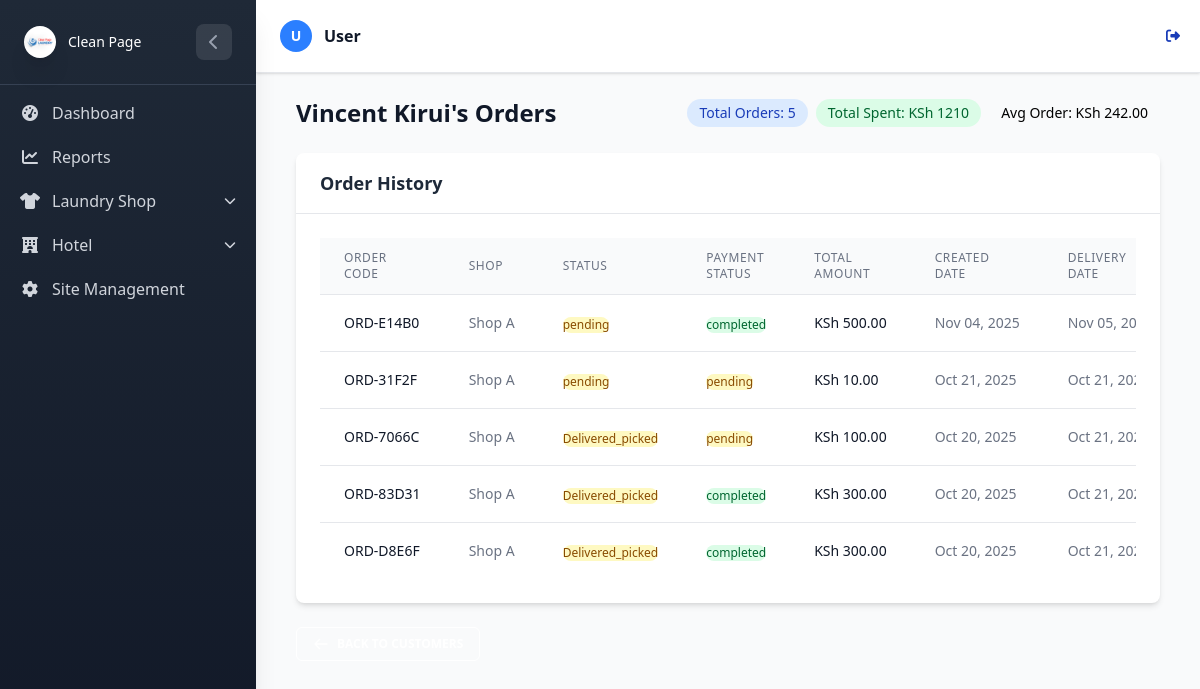
The app's page /Laundry/customer/2/orders/ (signed in), older data.
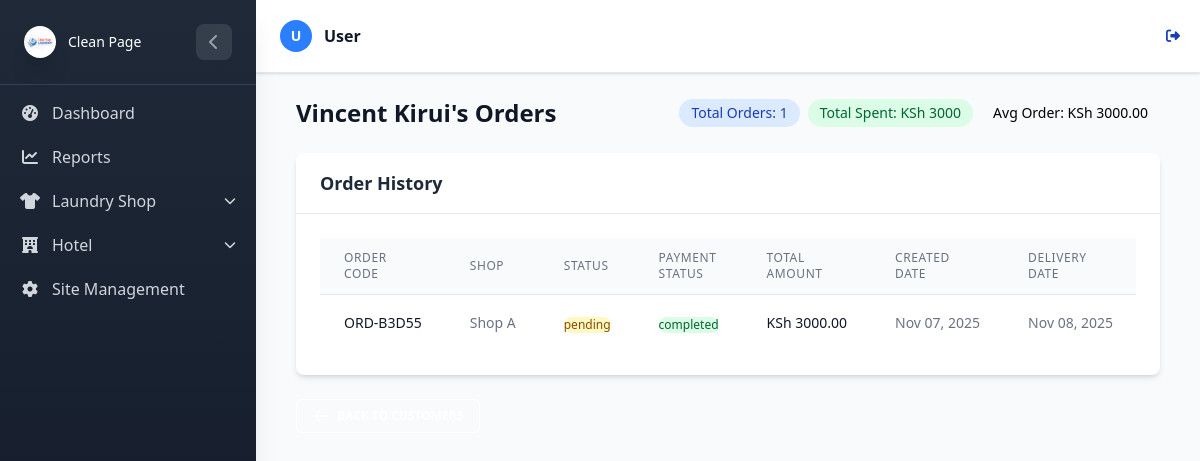
The same page, newer data.
### LaundryApp/models.py (models this page shows, shortened)
class Order(models.Model):
    customer = models.ForeignKey(
        Customer, on_delete=models.CASCADE, related_name='orders', db_index=True
    )
    uniquecode = models.CharField(max_length=10, unique=True, blank=True, editable=False)
    PAYMENT_TYPE_CHOICES = (
        ('cash', 'Cash'),
        ('mpesa', 'M-Pesa'),
        ('card', 'Credit/Debit Card'),
        ('bank_transfer', 'Bank Transfer'),
        ('other', 'Other'),
        ('None', 'None'),
    )
    payment_type = models.CharField(max_length=50, choices=PAYMENT_TYPE_CHOICES,
                                    default='pending_payment', blank=True, db_index=True)
    PAYMENT_STATUS_CHOICES = (
        ('pending', 'pending'),
        ('completed', 'complete'),
        ('partial', 'partial'),
    )
    payment_status = models.CharField(max_length=50, choices=PAYMENT_STATUS_CHOICES,
                                      default='pending', blank=True, db_index=True)
    SHOP_CHOICE = (
        ('Shop A', 'Shop A'),
        ('Shop B', 'Shop B'),
    )
    shop = models.CharField(max_length=50, choices=SHOP_CHOICE, db_index=True)
    delivery_date = models.DateField(db_index=True)
    ORDER_STATUS_CHOICES = (
        ('pending', 'Pending'),
        ('Completed', 'Completed'),
        ('Delivered_picked', 'Delivered_picked'),
    )
    order_status = models.CharField(max_length=50, choices=ORDER_STATUS_CHOICES,
                                    default='pending', db_index=True)
    addressdetails = models.TextField(default='', blank=True)
    amount_paid = models.DecimalField(max_digits=12, decimal_places=2, default=0)
    total_price = models.DecimalField(max_digits=12, decimal_places=2, default=0, editable=False)
    balance = models.DecimalField(max_digits=12, decimal_places=2, default=0)
    created_at = models.DateTimeField(auto_now_add=True, db_index=True)
    created_by = models.ForeignKey(
    UserProfile,
    on_delete=models.SET_NULL,
    null=True,
    blank=True,
    related_name='orders_created'
    )
    updated_at = models.DateTimeField(auto_now=True, db_index=True)
    updated_by = models.ForeignKey(
        UserProfile,
        on_delete=models.SET_NULL,
        null=True,
        blank=True,
        related_name='orders_updated'
    )
    previous_order_status = models.CharField(max_length=50, blank=True, null=True)
    class Meta:
        verbose_name = "Order"
        verbose_name_plural = "Orders"
        ordering = ['-created_at']
        indexes = [
            models.Index(fields=['order_status']),
            models.Index(fields=['payment_status']),
            models.Index(fields=['delivery_date']),
            models.Index(fields=['shop']),
        ]

### LaundryApp/View/customers.py (the view)
# urls.py: path('customer/<int:pk>/orders/', customers.customer_orders, name='customer_orders'),
@login_required
@shop_required
def customer_orders(request, pk):
    customer = get_object_or_404(Customer, pk=pk)
    if not check_customer_permission(request, customer):
        messages.error(request, "You don't have permission to view this customer's orders.")
        return redirect('laundry:customer_management')
    orders = customer.orders.all()
    orders = apply_order_permissions(orders, request)
    total_orders = orders.count()
    total_spent = orders.aggregate(total=Sum('total_price'))['total'] or 0
    avg_order_value = total_spent / total_orders if total_orders > 0 else 0
    paginator = Paginator(orders, 15)
    page_number = request.GET.get('page')
    try:
        page_obj = paginator.page(page_number)
    except PageNotAnInteger:
        page_obj = paginator.page(1)
    except EmptyPage:
        page_obj = paginator.page(paginator.num_pages)
    context = {
        'customer': customer,
        'orders': page_obj,
        'total_orders': total_orders,
        'total_spent': total_spent,
        'avg_order_value': avg_order_value,
    }
    return render(request, 'Customer/customer_orders.html', context)

### LaundryApp/context_processors.py (called while the page is built)
def active_shop(request):
    return {
        'active_shop_name': request.session.get('active_shop_name', None)
    }

### LaundryApp/views.py (called while the page is built)
def apply_order_permissions(queryset, request):
    if request.user.is_authenticated:
        return queryset
    return queryset.none()

def shop_required(view_func):
    @wraps(view_func)
    def _wrapped_view(request, *args, **kwargs):
        if not request.user.is_authenticated:
            messages.error(request, "Please log in to access this page.")
            return redirect('login')
        return view_func(request, *args, **kwargs)
    return _wrapped_view

def check_customer_permission(request, customer):
    return request.user.is_authenticated

### LaundryApp/templates/Customer/customer_orders.html (shortened to what the changed rows need)
{% extends "base.html" %}
{% block content %}
<div class="container mx-auto px-4 py-6">
    <div class="flex flex-col md:flex-row md:items-center md:justify-between mb-6">
        <h1 class="text-2xl font-bold text-gray-900 mb-4 md:mb-0">{{ customer.name }}'s Orders</h1>
        <div class="flex flex-wrap gap-2">
            <span class="inline-flex items-center px-3 py-1 rounded-full text-sm font-medium bg-blue-100 text-blue-800">
                Total Orders: {{ total_orders }}
            </span>
            <span
                class="inline-flex items-center px-3 py-1 rounded-full text-sm font-medium bg-green-100 text-green-800">
                Total Spent: KSh {{ total_spent }}
            </span>
            <span
                class="inline-flex items-center px-3 py-1 rounded-full text-sm font-medium bg-indigo-100 text-indigo-800">
                Avg Order: KSh {{ avg_order_value|floatformat:2 }}
            </span>
        </div>
    </div>
    <div class="bg-white shadow-md rounded-lg overflow-hidden">
        <div class="px-6 py-4 border-b border-gray-200">
            <h2 class="text-lg font-semibold text-gray-800">Order History</h2>
        </div>
        <div class="p-6">
            <div class="overflow-x-auto">
                <table class="min-w-full divide-y divide-gray-200">
                    <thead class="bg-gray-50">
                        <tr>
                            <th scope="col"
                                class="px-6 py-3 text-left text-xs font-medium text-gray-500 uppercase tracking-wider">
                                Order Code
                            </th>
                            <th scope="col"
                                class="px-6 py-3 text-left text-xs font-medium text-gray-500 uppercase tracking-wider">
                                Shop
                            </th>
                            <th scope="col"
                                class="px-6 py-3 text-left text-xs font-medium text-gray-500 uppercase tracking-wider">
                                Status
                            </th>
                            <th scope="col"
                                class="px-6 py-3 text-left text-xs font-medium text-gray-500 uppercase tracking-wider">
                                Payment Status
                            </th>
                            <th scope="col"
                                class="px-6 py-3 text-left text-xs font-medium text-gray-500 uppercase tracking-wider">
                                Total Amount
                            </th>
                            <th scope="col"
                                class="px-6 py-3 text-left text-xs font-medium text-gray-500 uppercase tracking-wider">
                                Created Date
                            </th>
                            <th scope="col"
                                class="px-6 py-3 text-left text-xs font-medium text-gray-500 uppercase tracking-wider">
                                Delivery Date
                            </th>
                        </tr>
                    </thead>
                    <tbody class="bg-white divide-y divide-gray-200">
                        {% for order in orders %}
                        <tr class="hover:bg-gray-50 transition-colors duration-150">
                            <td class="px-6 py-4 whitespace-nowrap text-sm font-medium text-gray-900">
                                {{ order.uniquecode }}
                            </td>
                            <td class="px-6 py-4 whitespace-nowrap text-sm text-gray-500">
                                {{ order.shop }}
                            </td>
                            <td class="px-6 py-4 whitespace-nowrap">
                                <span class="inline-flex items-center px-2.5 py-0.5 rounded-full text-xs font-medium
                                    {% if order.order_status == 'Completed' %}bg-green-100 text-green-800
                                    {% elif order.order_status == 'Delivered' %}bg-blue-100 text-blue-800
                                    {% else %}bg-yellow-100 text-yellow-800{% endif %}">
                                    {{ order.order_status }}
                                </span>
                            </td>
                            <td class="px-6 py-4 whitespace-nowrap">
                                <span class="inline-flex items-center px-2.5 py-0.5 rounded-full text-xs font-medium
                                    {% if order.payment_status == 'completed' %}bg-green-100 text-green-800
                                    {% else %}bg-yellow-100 text-yellow-800{% endif %}">
                                    {{ order.payment_status }}
                                </span>
                            </td>
                            <td class="px-6 py-4 whitespace-nowrap text-sm text-gray-900">
                                KSh {{ order.total_price }}
                            </td>
                            <td class="px-6 py-4 whitespace-nowrap text-sm text-gray-500">
                                {{ order.created_at|date:"M d, Y" }}
                            </td>
                            <td class="px-6 py-4 whitespace-nowrap text-sm text-gray-500">
                                {{ order.delivery_date|date:"M d, Y" }}
                            </td>
                        </tr>
                        {% empty %}
                        <tr>
                            <td colspan="7" class="px-6 py-4 text-center text-sm text-gray-500">
                                No orders found for this customer
                            </td>
                        </tr>
                        {% endfor %}
                    </tbody>
                </table>
            </div>
        </div>
    </div>
</div>
{% endblock %}

Row changes from the older to the newer data that the page shows:
removed Order: uniquecode "ORD-E14B0", shop "Shop A", order_status "pending", payment_status "completed", total_price "500.00", created_at "Nov 04, 2025", delivery_date "Nov 05,…"
removed Order: uniquecode "ORD-31F2F", shop "Shop A", order_status "pending", payment_status "pending", total_price "10.00", created_at "Oct 21, 2025", delivery_date "Oct 21,…"
removed Order: uniquecode "ORD-7066C", shop "Shop A", order_status "Delivered_picked", payment_status "pending", total_price "100.00", created_at "Oct 20, 2025", delivery_date "Oct 21,…"
removed Order: uniquecode "ORD-83D31", shop "Shop A", order_status "Delivered_picked", payment_status "completed", total_price "300.00", created_at "Oct 20, 2025", delivery_date "Oct 21,…"
removed Order: uniquecode "ORD-D8E6F", shop "Shop A", order_status "Delivered_picked", payment_status "completed", total_price "300.00", created_at "Oct 20, 2025", delivery_date "Oct 21,…"
now on this page (row edited): Order: uniquecode "ORD-B3D55", shop "Shop A", order_status "pending", payment_status "completed", total_price "3000.00", created_at "Nov 07, 2025", delivery_date "Nov 08, 2025"
Text that changed along with them:
{{ total_orders }}: "5" → "1"
{{ total_spent }}: "1210" → "3000"
{{ avg_order_value|floatformat:2 }}: "242.00" → "3000.00"
